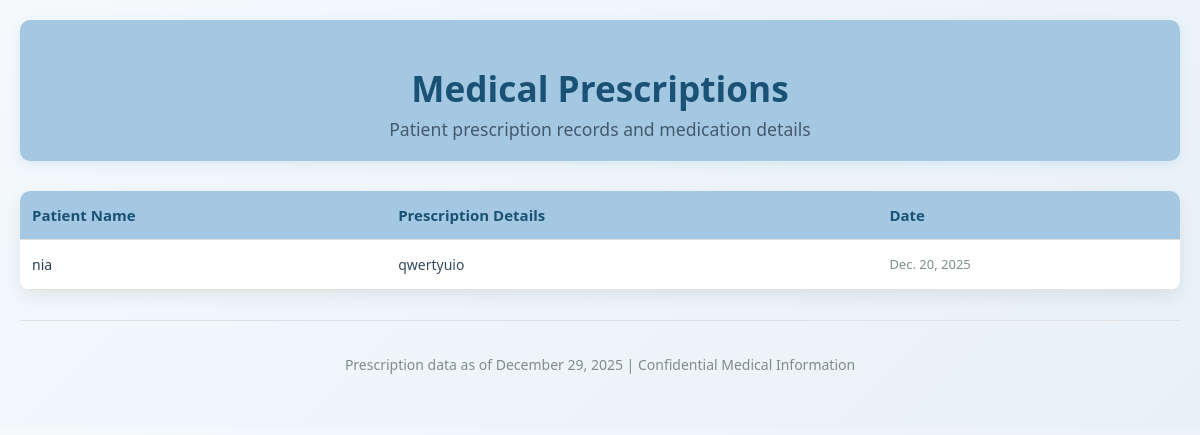
The app's page /Viewprescription (signed in), older data.
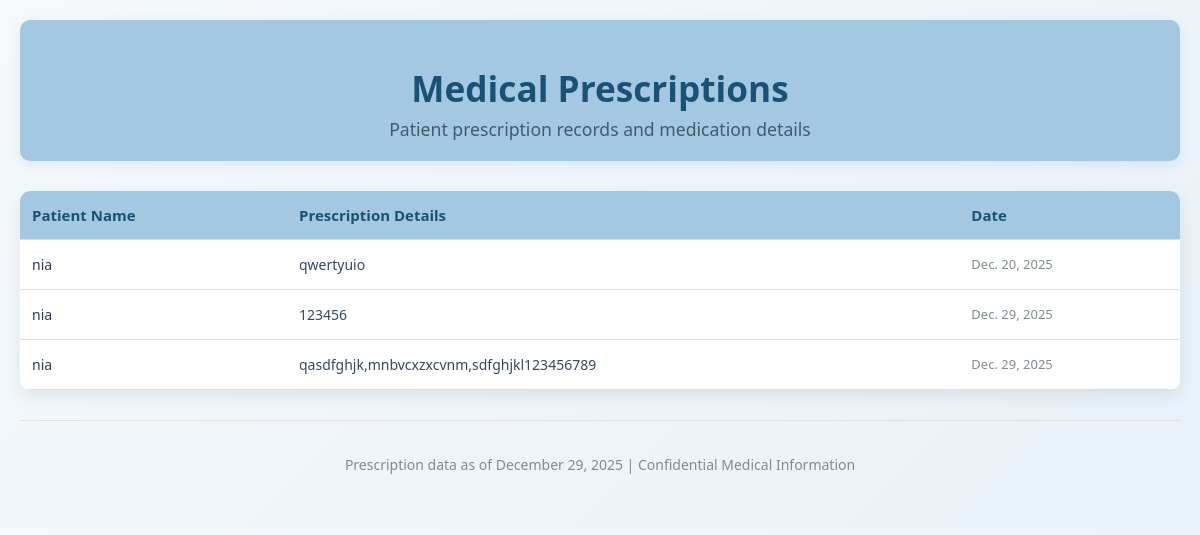
The same page, newer data.
### RenalGuideApp/models.py (models this page shows)
class PrescriptionTable(models.Model):
    prescription=models.TextField(null=True,blank=True)
    date=models.DateField(null=True,blank=True)
    APPOINTMENTID=models.ForeignKey(AppointmentTable,on_delete=models.CASCADE, null=True,blank=True)

class AppointmentTable(models.Model):
    date=models.DateField(null=True,blank=True)
    time=models.TimeField(null=True,blank=True)
    DOCTORID = models.ForeignKey(DoctorTable, on_delete=models.CASCADE, null=True, blank=True)
    PATIENTID=models.ForeignKey(PatientTable,on_delete=models.CASCADE, null=True,blank=True)
    bookingdate = models.DateTimeField(auto_now_add=True, blank=True, null=True)
    status = models.CharField(max_length=100, null=True, blank=True)

class PatientTable(models.Model):
    name=models.CharField(max_length=30,null=True,blank=True)
    age=models.IntegerField(null=True,blank=True)
    sex=models.CharField(max_length=30,null=True,blank=True)
    bloodgroup=models.CharField(max_length=30,null=True,blank=True)
    diagnosis=models.CharField(max_length=30,null=True,blank=True)
    CARETAKERID=models.ForeignKey(CaretakerTable,on_delete=models.CASCADE, null=True,blank=True)

### RenalGuideApp/views.py (the view)
# urls.py: path('Viewprescription', Viewprescription.as_view(), name="Viewprescription"),
class Viewprescription(View):
    def get(self, request):
        c=PrescriptionTable.objects.filter(APPOINTMENTID__DOCTORID__LOGINID__id = request.session['user_id'])
        return render(request, 'doctor/Viewprescription.html', {'prescription':c})

### templates/doctor/Viewprescription.html (shortened to what this page needs)
<!DOCTYPE html>
<html lang="en">
<head>
</head>
<body>
  <div class="container">
    <header>
      <h1>Medical Prescriptions</h1>
      <div class="subtitle">Patient prescription records and medication details</div>
    </header>
    <div class="table-container">
      <table>
        <thead>
          <tr>
            <th>Patient Name</th>
            <th>Prescription Details</th>
            <th>Date</th>
          </tr>
        </thead>
        <tbody>
          {% for i in prescription %}
          <tr>
            <td data-label="Patient Name">
              <span class="patient-name">{{ i.APPOINTMENTID.PATIENTID.name }}</span>
            </td>
            <td data-label="Prescription" class="prescription-content">{{ i.prescription }}</td>
            <td data-label="Date" class="date-cell">{{ i.date }}</td>
          </tr>
          {% endfor %}
        </tbody>
      </table>
    </div>
    <div class="footer-info">
      <p>Prescription data as of {% now "F j, Y" %} | Confidential Medical Information</p>
    </div>
  </div>
</body>
</html>

Row changes from the older to the newer data that the page shows:
added PrescriptionTable: APPOINTMENTID.PATIENTID.name "nia", prescription "123456", date "Dec. 29, 2025"
added PrescriptionTable: APPOINTMENTID.PATIENTID.name "nia", prescription "qasdfghjk,mnbvcxzxcvnm,sdfghjkl123456789", date "Dec. 29, 2025"
